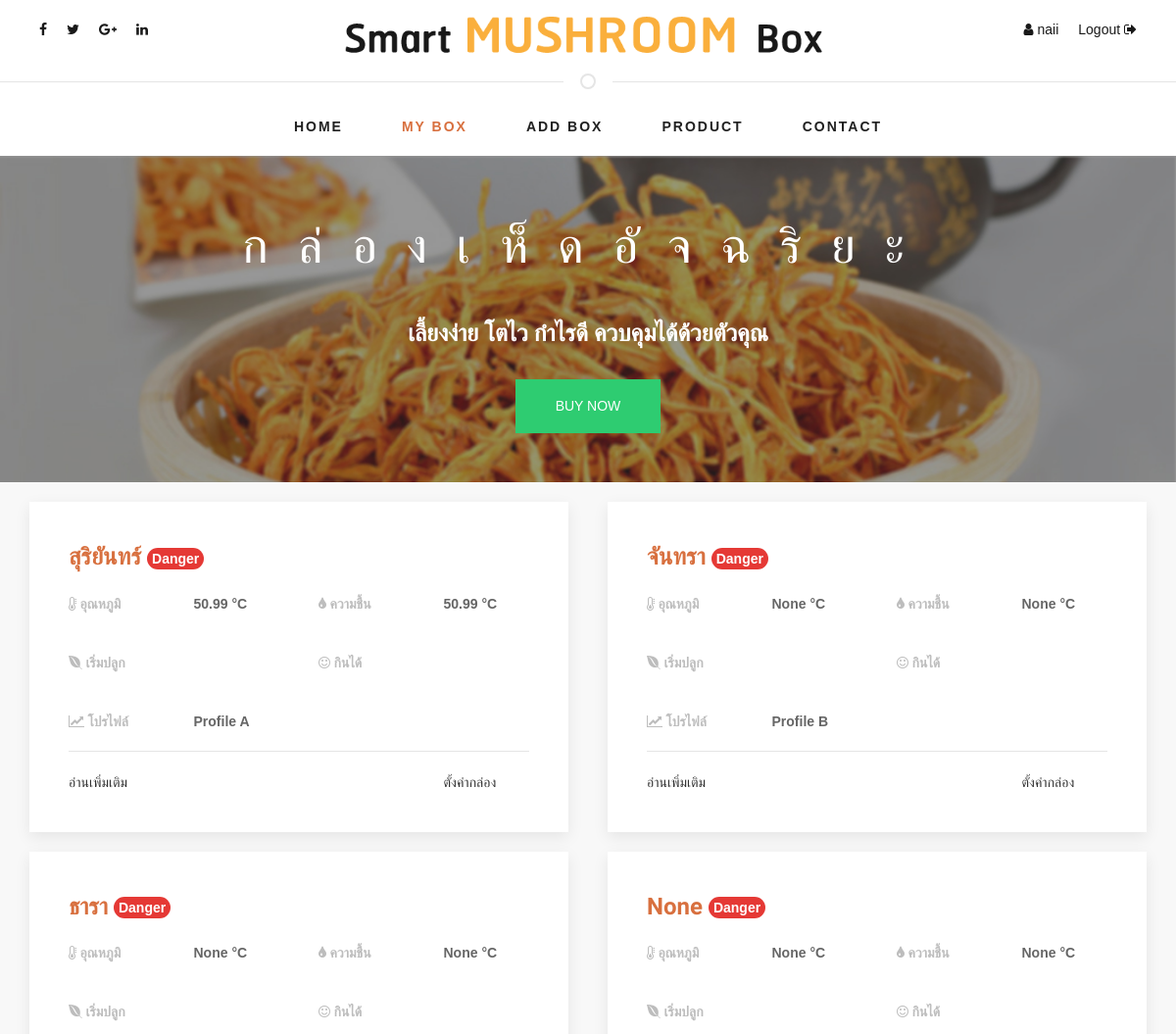
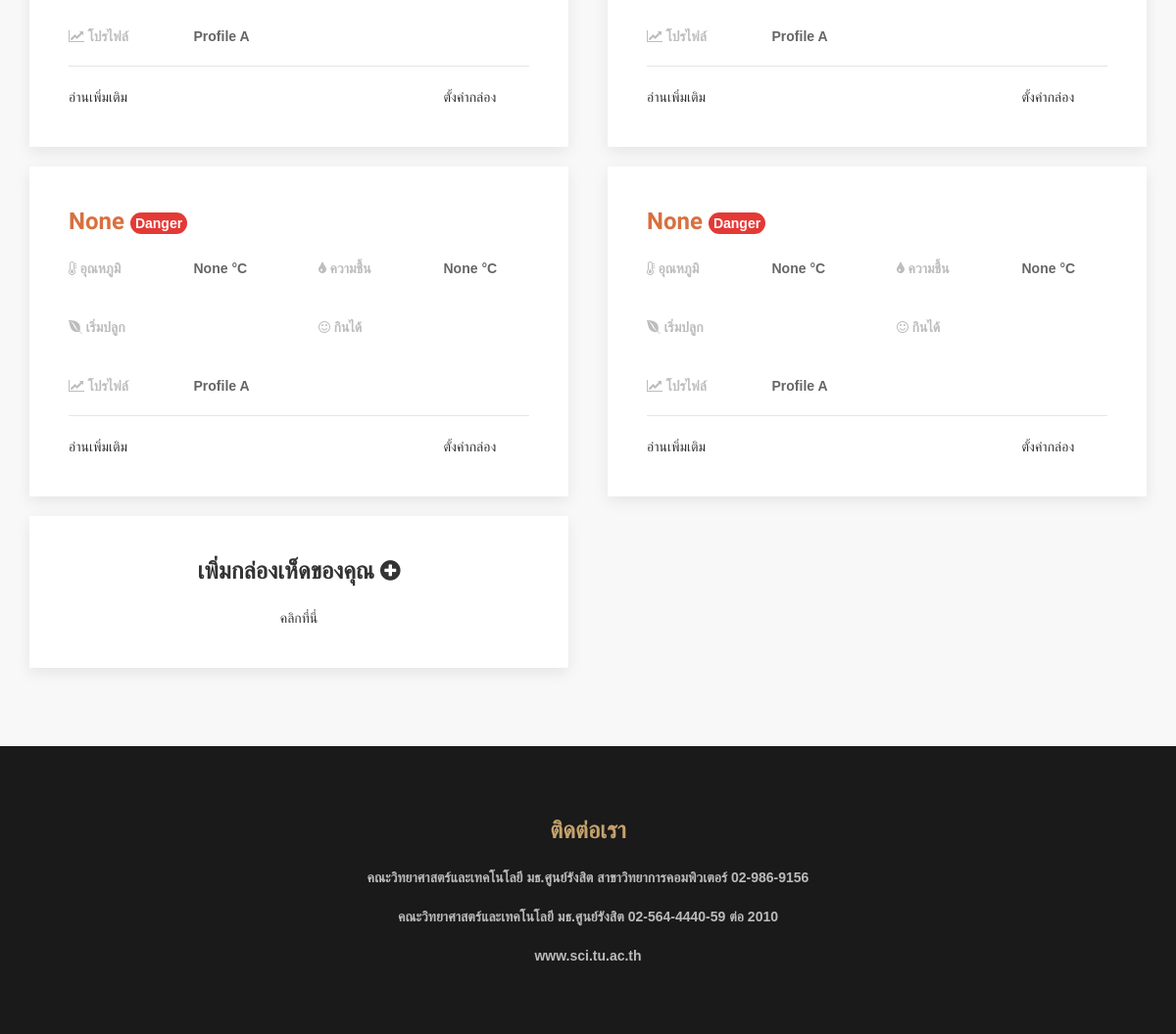
/mushroom/mybox/ (signed in), run on the app's committed database (2 pictures, top to bottom).
### boxapp/models.py (models this page shows)
class Box(models.Model):
	CHOICES = (
        ('Profile A', 'Profile A'),
        ('Profile B', 'Profile B'),
        ('Profile C', 'Profile C'),
        ('Profile D', 'Profile D'),
    )
	name = models.CharField(max_length=20,blank=True,null=True)
	code = models.CharField(max_length=20,unique=True)
	password = models.CharField(max_length=20,blank=True)
	profile =models.CharField(max_length=100,null=True,choices=CHOICES,blank=False,default='Profile A')
	temporature = models.DecimalField(max_digits=15, decimal_places=2,blank=True,null=True)
	temporature_by_control = models.DecimalField(max_digits=15, decimal_places=2,blank=True,null=True)
	humidity = models.DecimalField(max_digits=15, decimal_places=2,blank=True,null=True)
	humidity_by_control = models.DecimalField(max_digits=15, decimal_places=2,blank=True,null=True)
	color_by_control = models.CharField(max_length=20,blank=True,null=True)
	status_color = models.CharField(max_length=20,blank=True,null=True)
	owner = models.ForeignKey(User, on_delete=models.SET_NULL,blank=True,null=True)
	start_date = models.DateField(blank=True,null=True)
	end_date =models.DateField(blank=True,null=True)
	def __str__(self):
		return self.code

### boxapp/views.py (the view)
@login_required
def mybox( request):
	try:
		box_list = Box.objects.filter(owner=request.user)
		print (box_list)
		return render(request, 'mybox.html',{'box_list':box_list})
	except Box.DoesNotExist as e:
		messages.error(request, 'คุณยังไม่มีกล่องเห็ด')
	else:
		pass
	finally:
		pass
	return render(request, 'mybox.html',)

### boxapp/templates/mybox.html (shortened to what this page needs)
{% extends 'base2.html' %} {% load static %} {% block content %}
  <div class="navigation">
    <div class="container">
      <nav class="navbar navbar-default">
        <div class="collapse navbar-collapse" id="bs-megadropdown-tabs">
          <ul class="nav navbar-nav">
            <li><a href="/mushroom/" class="act">Home</a></li>
            <li class="active"><a href="/mushroom/mybox/">My Box</a></li>
            <li><a href="/mushroom/add/">Add Box</a></li>
        <li ><a href="/mushroom/buyproduct">Product</a></li>
                    <li ><a href="/mushroom/contact">Contact</a></li>
          </ul>
        </div>
      </nav>
    </div>
  </div>
   <div class="bghead">
    <br>
    <h2 style="" class="thai_font-title">กล่องเห็ดอัจฉริยะ</h2>
    <h3 style="text-align: center; color: white;" class="thai_font head">เลี้ยงง่าย โตไว กำไรดี ควบคุมได้ด้วยตัวคุณ</h3>
    <button class="uk-button uk-button-primary uk-align-center uk-button-large head-button" style="background-color: #2ecc71">Buy now</button>
      <br>
</div>
<div class="uk-background-muted">
  <br>
  <div class="container">
    {% if box_list %}
      <div class="uk-grid"> {% for box in box_list %}
        <div class="uk-width-1-2@m uk-width-1-1@s">
          <div>
            <div class="uk-card uk-card-default uk-card-hover uk-card-body">
              <div>
                <h3 class="uk-card-title thai_font" style="color: #d8703f">{{box.name}}  {% if box.status_color == "เขียว" %}
                  <span id="stat" class="uk-badge" style="background-color: #33691E
                  " >Good</span>
                  {% elif box.status_color == "ส้ม" %}
                  <span id="stat" class="uk-badge" style="background-color: #FF5722
                  " >Warning</span>
                {% else %}
                  <span id="stat" class="uk-badge" style="background-color: #E53935" >Danger</span>
                {% endif %}</h3>
              </div>
              <div class="uk-child-width-1-2@m uk-child-width-1-2@s" uk-grid>
                <div>
                  <div class="uk-child-width-1-2@m uk-child-width-1-2@s" uk-grid>
                    <div>
                      <p class="thai_font box-label" for=""><i class="fa fa-thermometer-quarter" aria-hidden="true"></i> อุณหภูมิ</p>
                    </div>
                    <div>
                      <p>{{box.humidity}} °C</p>
                    </div>
                  </div>
                </div>
                <div>
                  <div class="uk-child-width-1-2@m uk-child-width-1-2@s" uk-grid>
                    <div>
                      <p class="thai_font box-label" for=""> <i class="fa fa-tint" aria-hidden="true"></i> ความชื้น</p>
                    </div>
                    <div>
                      <p>{{box.humidity}} °C</p>
                    </div>
                  </div>
                </div>
                <div>
                  <div class="uk-child-width-1-2@m uk-child-width-1-2@s" uk-grid>
                    <div>
                      <p class="thai_font box-label" for=""> <i class="fa fa-envira" aria-hidden="true"></i> เริ่มปลูก</p>
                    </div>
                    <div>
                    </div>
                  </div>
                </div>
                <div>
                  <div class="uk-child-width-1-2@m uk-child-width-1-2@s" uk-grid>
                    <div>
                      <p class="thai_font box-label" for=""><i class="fa fa-smile-o" aria-hidden="true"></i> กินได้</p>
                    </div>
                    <div>
                    </div>
                  </div>
                </div>
                <div>
                  <div class="uk-child-width-1-2@m uk-child-width-1-2@s" uk-grid>
                    <div>
                      <p class="thai_font box-label" for=""><i class="fa fa-line-chart" aria-hidden="true"></i> โปรไฟล์</p>
                    </div>
                    <div>
                      <p>{{box.profile}} </p>
                    </div>
                  </div>
                </div>
                <div>
                </div>
              </div>
              <hr>
              <div class="uk-child-width-1-4@m uk-child-width-1-4@s uk-child-width-1-4@l" uk-grid>
                <div class="thai_font uk-text-left">
                  <button class="uk-button uk-button-text thai_font" onclick="location.href='{% url 'detail_box' box.id %}'"> อ่านเพิ่มเติม</button>
                </div>
                <div class="">
                </div>
                <div class="">
                </div>
                <div class="thai_font uk-text-left">
                  <button class="uk-button uk-button-text thai_font"> ตั้งค่ากล่อง</button>
                </div>
              </div>
            </div>
          </div>
          <br>
        </div>
      <br> {% endfor %}{% endif %}
      <div class="uk-width-1-2@m uk-width-1-1@s">
      <div>
        <div class="uk-card uk-card-default uk-card-hover uk-card-body">
          <h3 class="uk-card-title thai_font uk-text-center">เพิ่มกล่องเห็ดของคุณ <i class="fa fa-plus-circle" aria-hidden="true"></i></h3>
          <div class="thai_font uk-text-center">
            <button  class="uk-button uk-button-text thai_font" onclick="location.href='{% url 'add_box' %}'"
            > คลิกที่นี่</button>
          </div>
        </div>
      </div>
    </div>
  </div>
<br>
<br>
</div>
<br>
<br>
</div>
{% endblock %}

### boxapp/templates/base2.html (shortened to what this page needs)
<!DOCTYPE html>
<html lang="en">
{% load static %}
<head>
    <link rel="stylesheet" href="https://maxcdn.bootstrapcdn.com/bootstrap/3.3.7/css/bootstrap.min.css">
    <link href="https://maxcdn.bootstrapcdn.com/bootstrap/3.3.7/css/bootstrap.min.css" rel="stylesheet" />
    <link rel="stylesheet" href="https://maxcdn.bootstrapcdn.com/font-awesome/4.7.0/css/font-awesome.min.css">
    <link rel='stylesheet prefetch' href='http://maxcdn.bootstrapcdn.com/font-awesome/4.2.0/css/font-awesome.min.css'>
    <link href="{% static 'css/style.css' %}" rel="stylesheet">
    <link href="{% static 'css/css_home/style.css' %}" rel="stylesheet">
    <link href="{% static 'css/css_home/responsive.css' %}" rel="stylesheet">
    <link href="{% static 'css/css_uikit/uikit.css' %}" rel="stylesheet">
    <link href="{% static 'css/css_uikit/uikit.min.css' %}" rel="stylesheet">
</head>
<body>
    <header>
        {% if user.is_authenticated %}
        <div class="top-bar">
            <div class="container">
            <div class="desktop">
                <div class="row">
                    <div class="col-md-3">
                        <div class="social pull-left">
                            <ul>
                                <li><a href='www.facebook.com/sothna.vicharueng'><i class="fa fa-facebook"></i></a></li>
                                <li><a href=""><i class="fa fa-twitter"></i></a></li>
                                <li><a href=""><i class="fa fa-google-plus"></i></a></li>
                                <li><a href=""><i class="fa fa-linkedin"></i></a></li>
                            </ul>
                        </div>
                    </div>
                    <div class="col-md-6">
                        <div class="logo-brand ">
                            <img class="logo-head" src="{% static "images/logo-head.png" %}">
                        </div>
                    </div>
                    <div class="col-md-3">
                        <div class="action pull-right">
                            <ul>
                                <li><a><i class="fa fa-user"></i> {{user.username}}</a>
                                </li>
                                <li><a href="{% url 'logout' %}">Logout <i class="fa fa-sign-out"></i> </a></li>
                            </ul>
                        </div>
                    </div>
                </div>
            </div>
            </div>
        </div>
                    {% endif %}
                    <hr class="uk-divider-icon ">
                </header>
  <main>
    {% block content %} {% endblock %}
  </main>
   <div class="uk-section uk-section-secondary uk-light " style="background-color:#1A1A1A ">
                    <div class="uk-container ">
                        <div class="uk-grid uk-child-width-1-1 ">
                            <div class="uk-text-center ">  <h3 class="thai_font " style="color: #C4A26C ">ติดต่อเรา</h3>
                                <p>คณะวิทยาศาสตร์และเทคโนโลยี มธ.ศูนย์รังสิต สาขาวิทยาการคอมพิวเตอร์ 02-986-9156</p>
                                <p>คณะวิทยาศาสตร์และเทคโนโลยี มธ.ศูนย์รังสิต 02-564-4440-59 ต่อ 2010</p>
                                <p>www.sci.tu.ac.th</p> </div>
                            </div>
                        </div>
                    </div>
</body>
</html>

### static/css/style.css (style rules this page uses)
* { box-sizing: border-box; -moz-box-sizing: border-box; -webkit-box-sizing: border-box; font-family: arial; }
body, html { margin: 0; padding: 0; background-size: cover; }

### static/css/css_home/style.css (style rules this page uses)
body { font-family: 'Open Sans', sans-serif; }
a { text-decoration: none; transition: .3s all ease-in-out; }
img { width: 100%; }
.top-bar { background-color: #fff; min-height: 58px; margin: 0 0 -1.0em; }
.social ul, .action ul { list-style: none; padding: 0px; margin: 0px; }
.social ul li, .action ul li { float:left; padding: 20px 10px; }
.social ul li a, .action ul li a { color: #191919; transition: .2s all ease-in-out; }
.navbar-default .navbar-nav > li > a { color: #212121; font-weight: bold; }
.navbar-default .navbar-nav > .active > a, .navbar-default .navbar-nav > .active > a:hover, .navbar-default .navbar-nav > .active > a:focus { background-color: transparent; color :#d8703f; }
.navbar-default .navbar-collapse, .navbar-default .navbar-form { border: none; }
.navbar-default { background: none; border: none; }
.navbar-collapse { padding: 0; }
.navbar-nav > li > a { padding: 29px 18px 0; }
.navbar-nav > li > a { padding: 20px 30px; font-size: 14px; text-transform: uppercase; letter-spacing: 2px; }
.navbar { margin-bottom: 0; z-index: 100; }
.navigation { margin: -1em 0 0; text-align:center; }
.navbar-nav { float: none; }

### boxapp/templates/mybox.html (style rules this page uses)
p { font-weight: bold; }
h3 { font-weight: bold; }

### data on the page
Box: name "สุริยันทร์", shows "Danger", humidity "50.99", profile "Profile A"
Box: name "จันทรา", shows "Danger", humidity "None", profile "Profile B"
Box: name "ธารา", shows "Danger", humidity "None", profile "Profile A"
Box: name "None", shows "Danger", humidity "None", profile "Profile A"
Box: name "None", shows "Danger", humidity "None", profile "Profile A"
Box: name "None", shows "Danger", humidity "None", profile "Profile A"

### other printed values
{{ user.username }} "naii"
